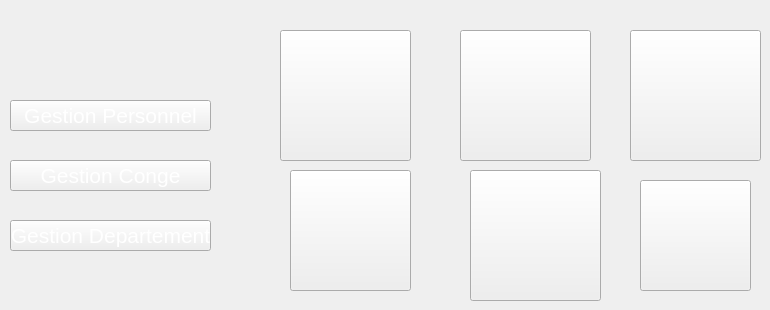
   <widget class="QWidget" name="page_30">
    <widget class="QPushButton" name="pushButton_220">
     <property name="geometry">
      <rect>
       <x>280</x>
       <y>30</y>
       <width>131</width>
       <height>131</height>
      </rect>
     </property>
     <property name="styleSheet">
      <string notr="true">image: url(:/new/prefix1/img/icon-ajout2.png);</string>
     </property>
     <property name="text">
      <string/>
     </property>
    </widget>
    <widget class="QPushButton" name="pushButton_221">
     <property name="geometry">
      <rect>
       <x>640</x>
       <y>180</y>
       <width>111</width>
       <height>111</height>
      </rect>
     </property>
     <property name="styleSheet">
      <string notr="true">
image: url(:/new/prefix1/img/kindpng_5047621.png);</string>
     </property>
     <property name="text">
      <string/>
     </property>
    </widget>
    <widget class="QPushButton" name="pushButton_222">
     <property name="geometry">
      <rect>
       <x>630</x>
       <y>30</y>
       <width>131</width>
       <height>131</height>
      </rect>
     </property>
     <property name="styleSheet">
      <string notr="true">image: url(:/new/prefix1/img/icon-supp2 (1).png);</string>
     </property>
     <property name="text">
      <string/>
     </property>
    </widget>
    <widget class="QPushButton" name="pushButton_224">
     <property name="geometry">
      <rect>
       <x>290</x>
       <y>170</y>
       <width>121</width>
       <height>121</height>
      </rect>
     </property>
     <property name="styleSheet">
      <string notr="true">image: url(:/new/prefix1/img/icon-afficher2.png);</string>
     </property>
     <property name="text">
      <string/>
     </property>
    </widget>
    <widget class="QPushButton" name="pushButton_226">
     <property name="geometry">
      <rect>
       <x>460</x>
       <y>30</y>
       <width>131</width>
       <height>131</height>
      </rect>
     </property>
     <property name="styleSheet">
      <string notr="true">image: url(:/new/prefix1/img/icon-modif2 (1).png);</string>
     </property>
     <property name="text">
      <string/>
     </property>
    </widget>
    <widget class="QPushButton" name="pushButton_227">
     <property name="geometry">
      <rect>
       <x>10</x>
       <y>100</y>
       <width>201</width>
       <height>31</height>
      </rect>
     </property>
     <property name="font">
      <font>
       <pointsize>16</pointsize>
       <weight>50</weight>
       <bold>false</bold>
      </font>
     </property>
     <property name="styleSheet">
      <string notr="true">color: rgb(255, 255, 255);

</string>
     </property>
     <property name="text">
      <string>Gestion Personnel</string>
     </property>
    </widget>
    <widget class="QPushButton" name="pushButton_228">
     <property name="geometry">
      <rect>
       <x>470</x>
       <y>170</y>
       <width>131</width>
       <height>131</height>
      </rect>
     </property>
     <property name="styleSheet">
      <string notr="true">image: url(:/new/prefix1/img/8774.png);</string>
     </property>
     <property name="text">
      <string/>
     </property>
    </widget>
    <widget class="QPushButton" name="pushButton_229">
     <property name="geometry">
      <rect>
       <x>10</x>
       <y>220</y>
       <width>201</width>
       <height>31</height>
      </rect>
     </property>
     <property name="font">
      <font>
       <pointsize>16</pointsize>
       <weight>50</weight>
       <bold>false</bold>
      </font>
     </property>
     <property name="styleSheet">
      <string notr="true">color: rgb(255, 255, 255);
background-image: url(:/new/prefix1/img/selected2.png);
</string>
     </property>
     <property name="text">
      <string>Gestion Departement</string>
     </property>
    </widget>
    <widget class="QPushButton" name="pushButton_230">
     <property name="geometry">
      <rect>
       <x>10</x>
       <y>160</y>
       <width>201</width>
       <height>31</height>
      </rect>
     </property>
     <property name="font">
      <font>
       <pointsize>16</pointsize>
       <weight>50</weight>
       <bold>false</bold>
      </font>
     </property>
     <property name="styleSheet">
      <string notr="true">color: rgb(255, 255, 255);

</string>
     </property>
     <property name="text">
      <string>Gestion Conge</string>
     </property>
    </widget>
   </widget>
